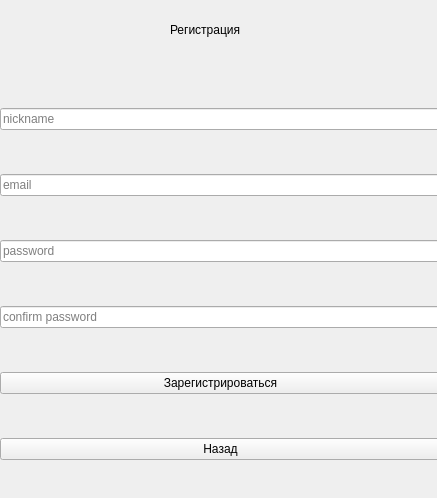
<?xml version="1.0" encoding="UTF-8"?>
<ui version="4.0">
 <class>RegisterWindow</class>
 <widget class="QWidget" name="RegisterWindow">
  <property name="geometry">
   <rect>
    <x>0</x>
    <y>0</y>
    <width>437</width>
    <height>498</height>
   </rect>
  </property>
  <property name="windowTitle">
   <string>Form</string>
  </property>
  <widget class="QLabel" name="label">
   <property name="geometry">
    <rect>
     <x>170</x>
     <y>20</y>
     <width>91</width>
     <height>20</height>
    </rect>
   </property>
   <property name="text">
    <string>Регистрация</string>
   </property>
  </widget>
  <widget class="QWidget" name="verticalLayoutWidget">
   <property name="geometry">
    <rect>
     <x>0</x>
     <y>70</y>
     <width>441</width>
     <height>431</height>
    </rect>
   </property>
   <layout class="QVBoxLayout" name="verticalLayout">
    <item>
     <widget class="QLineEdit" name="nicknameEdit">
      <property name="placeholderText">
       <string>nickname</string>
      </property>
     </widget>
    </item>
    <item>
     <widget class="QLineEdit" name="emailEdit">
      <property name="placeholderText">
       <string>email</string>
      </property>
     </widget>
    </item>
    <item>
     <widget class="QLineEdit" name="passwordEdit">
      <property name="echoMode">
       <enum>QLineEdit::EchoMode::Password</enum>
      </property>
      <property name="placeholderText">
       <string>password</string>
      </property>
     </widget>
    </item>
    <item>
     <widget class="QLineEdit" name="confirmPasswordEdit">
      <property name="echoMode">
       <enum>QLineEdit::EchoMode::Password</enum>
      </property>
      <property name="placeholderText">
       <string>confirm password</string>
      </property>
     </widget>
    </item>
    <item>
     <widget class="QPushButton" name="registerButton">
      <property name="text">
       <string>Зарегистрироваться</string>
      </property>
     </widget>
    </item>
    <item>
     <widget class="QPushButton" name="backButton">
      <property name="text">
       <string>Назад</string>
      </property>
     </widget>
    </item>
   </layout>
  </widget>
 </widget>
 <resources/>
 <connections/>
</ui>
